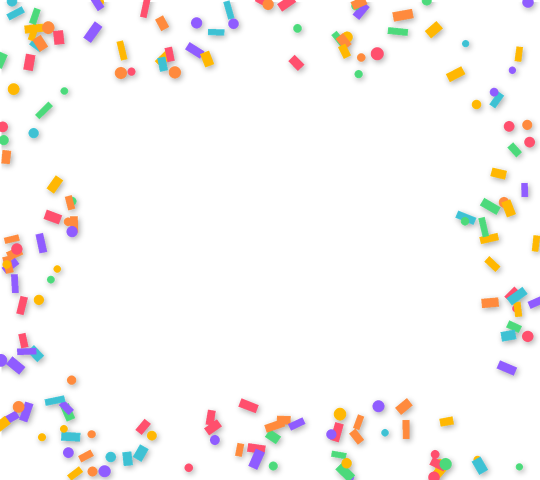
#> input picture overlays/01-confetti.png, 1080 x 960 px (shown at 1/2 size)
$ python -i make_sample_overlays.py   (imports and definitions only)
#> lines starting #> are read from the running program, lines starting #| are printed output that depends on the picture
#> further down, picture is the input picture: PIL image 1080x960 RGBA; mean R, G, B, A 13.1, 10.2, 8.6, 18.7
"""
make_sample_overlays.py: draws the sample frame overlays in overlays/.

Run it from the project folder (on the Mac or the Pi):

    python tools/make_sample_overlays.py

You don't need this script to make your own overlays. Any transparent PNG
dropped into overlays/ works (1080 x 960 px is the ideal size). Canva,
Photoshop or Procreate are great for designing them. This script just
gives you a few to start with.

Each overlay is drawn at double size and then shrunk, which gives smooth
anti-aliased edges.
"""

import math
import random
import sys
from pathlib import Path

from PIL import Image, ImageDraw, ImageFilter

OUT_DIR = Path(__file__).resolve().parent.parent / "overlays"
W, H = 1080, 960                 # final size: the 9:8 photo shape
S = 2                            # supersampling factor
PARTY = ["#ff4f6d", "#ffb703", "#3ec1d3", "#8f5cff", "#4cd97b", "#ff8a3d"]


def canvas():
    return Image.new("RGBA", (W * S, H * S), (0, 0, 0, 0))


# [5 lines left out: function save, not called in this run]


def near_edge(x, y, band):
    """True if the point is within `band` pixels of the image edge."""
    return min(x, y, W * S - x, H * S - y) < band


# [23 lines left out: functions rotated_rect, heart, star, not called in this run]


def soft_shadow(img, radius=6 * S, opacity=90):
    """Add a gentle drop shadow under everything drawn, so it pops off the photo."""
#> called with radius = 12, opacity = 90
    alpha = img.getchannel("A").filter(ImageFilter.GaussianBlur(radius))
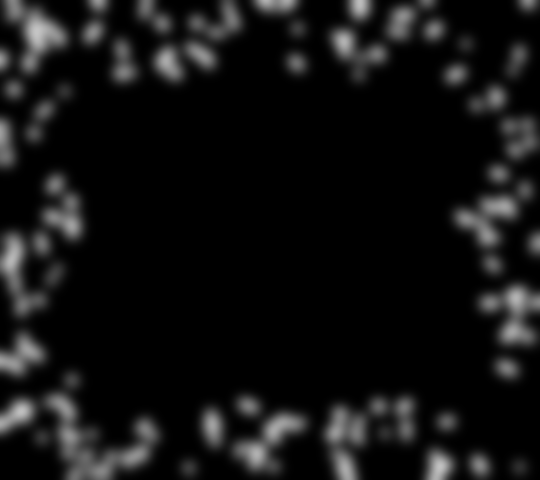
#> alpha: PIL image 1080x960 L (shown at 1/2 size); min 0, max 196, mean 18.6
    shadow = Image.new("RGBA", img.size, (0, 0, 0, 0))
#> shadow: PIL image 1080x960 RGBA; every value is 0
    shadow.putalpha(alpha.point(lambda a: a * opacity // 255))
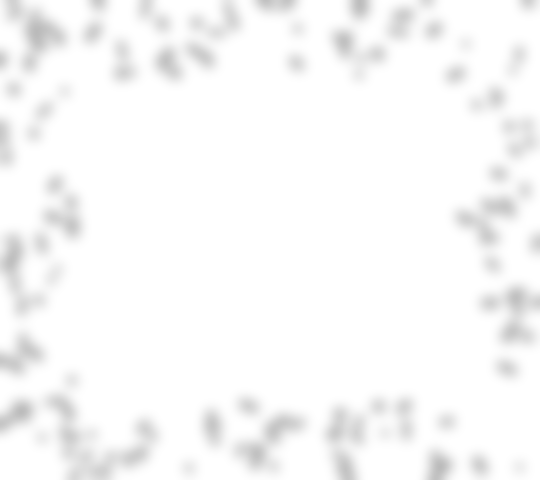
#> shadow: PIL image 1080x960 RGBA (shown at 1/2 size); mean R, G, B, A 0, 0, 0, 6.4; transparent parts drawn white
    shadow = shadow.transform(img.size, Image.AFFINE, (1, 0, -3 * S, 0, 1, -4 * S))
    return Image.alpha_composite(shadow, img)
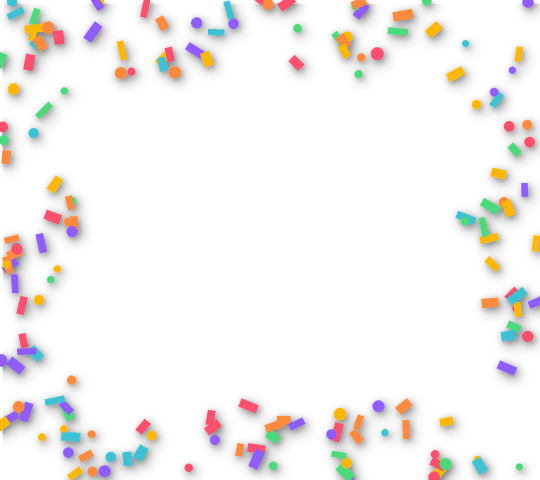
#> returned value: PIL image 1080x960 RGBA (shown at 1/2 size); mean R, G, B, A 12.8, 9.9, 8.4, 22.6; transparent parts drawn white


# [84 lines left out: functions confetti, hearts, party, stars, classic, not called in this run]


# [8 lines not run here, left out]

>>> from PIL import Image
>>> picture = Image.open('../overlays/01-confetti.png')
>>> result = soft_shadow(picture)

$ run again, on overlays/02-hearts.png
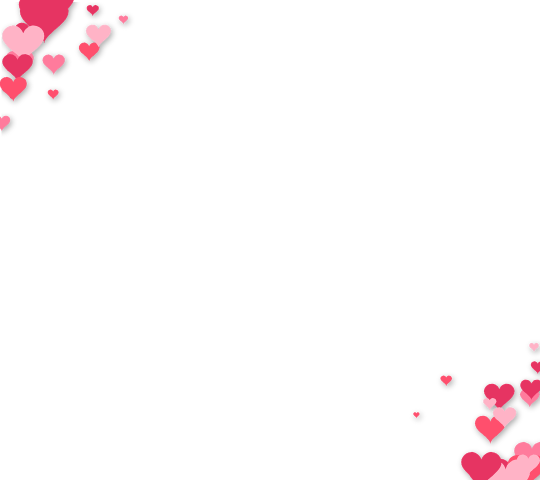
#> input picture overlays/02-hearts.png, 1080 x 960 px (shown at 1/2 size)
#> picture is the input picture: PIL image 1080x960 RGBA; mean R, G, B, A 8.3, 3.4, 4.6, 8.8
#> in soft_shadow, `alpha = img.getchannel("A").filter(ImageFilter.GaussianBlur(radius))`:
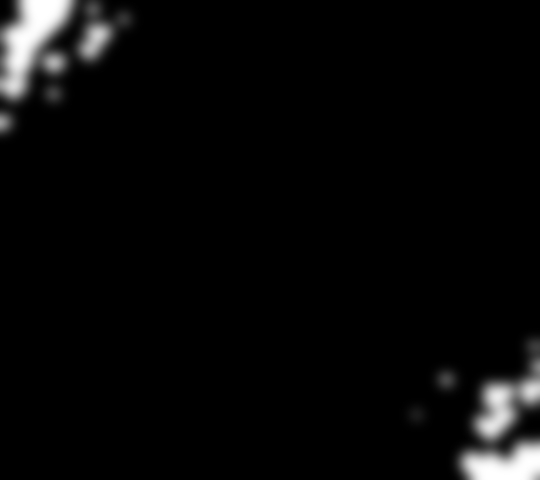
#> alpha: PIL image 1080x960 L (shown at 1/2 size); min 0, max 255, mean 8.7
#> in soft_shadow, `shadow.putalpha(alpha.point(lambda a: a * opacity // 255))`:
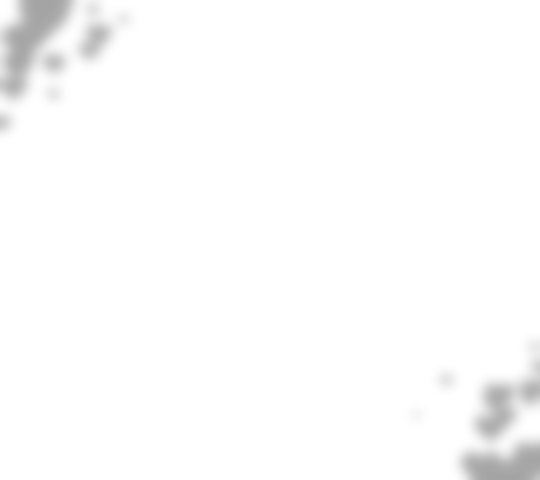
#> shadow: PIL image 1080x960 RGBA (shown at 1/2 size); mean R, G, B, A 0, 0, 0, 3; transparent parts drawn white

$ run again, on overlays/03-party.png
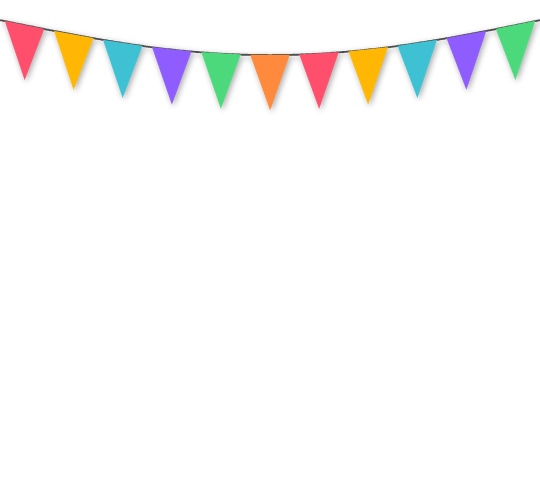
#> input picture overlays/03-party.png, 1080 x 960 px (shown at 1/2 size)
#> picture is the input picture: PIL image 1080x960 RGBA; mean R, G, B, A 8.1, 7.4, 6.5, 13.1
#> in soft_shadow, `alpha = img.getchannel("A").filter(ImageFilter.GaussianBlur(radius))`:
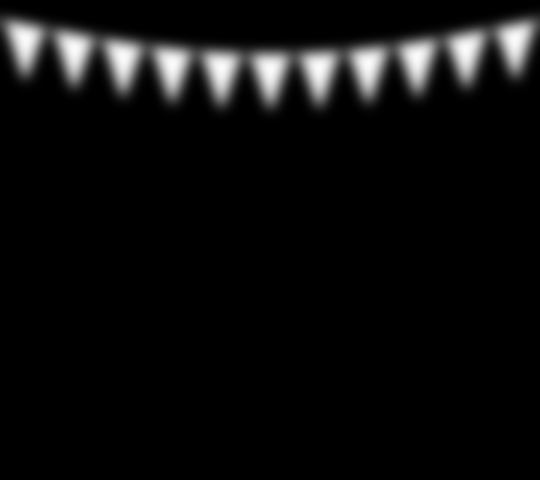
#> alpha: PIL image 1080x960 L (shown at 1/2 size); min 0, max 251, mean 13.1
#> in soft_shadow, `return Image.alpha_composite(shadow, img)`:
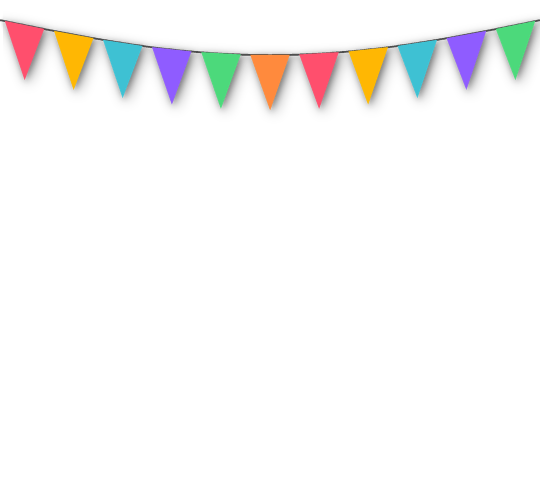
#> returned value: PIL image 1080x960 RGBA (shown at 1/2 size); mean R, G, B, A 8.1, 7.3, 6.5, 14.7; transparent parts drawn white

$ run again, on overlays/04-gold_stars.png
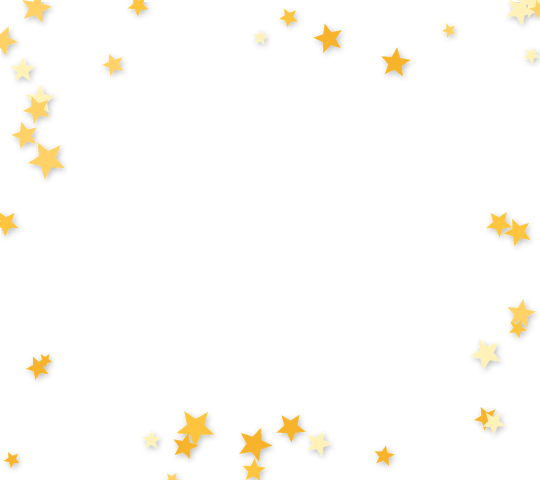
#> input picture overlays/04-gold_stars.png, 1080 x 960 px (shown at 1/2 size)
#> picture is the input picture: PIL image 1080x960 RGBA; mean R, G, B, A 9, 7.3, 3.4, 8.9
#> in soft_shadow, `alpha = img.getchannel("A").filter(ImageFilter.GaussianBlur(radius))`:
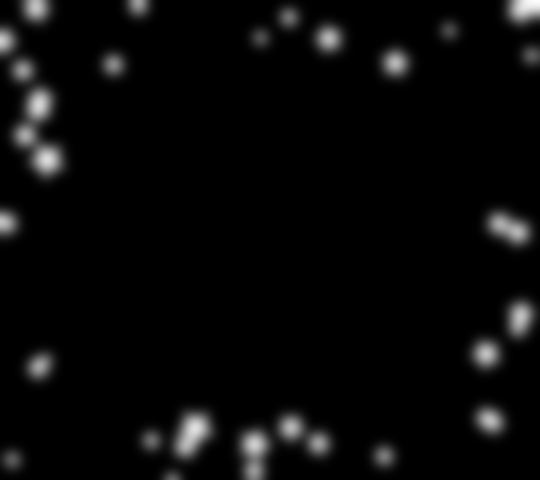
#> alpha: PIL image 1080x960 L (shown at 1/2 size); min 0, max 253, mean 8.9
#> in soft_shadow, `return Image.alpha_composite(shadow, img)`:
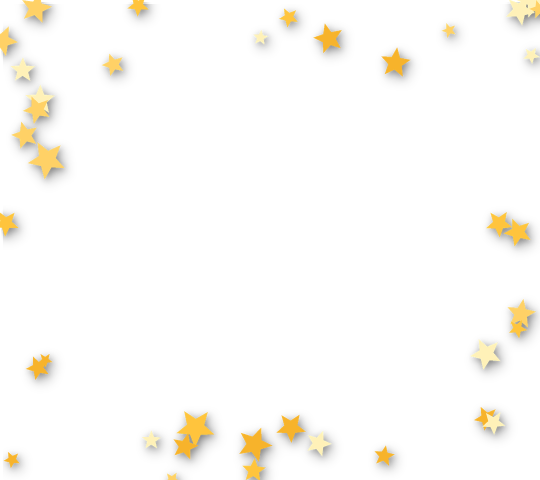
#> returned value: PIL image 1080x960 RGBA (shown at 1/2 size); mean R, G, B, A 8.7, 7.1, 3.3, 10.5; transparent parts drawn white
